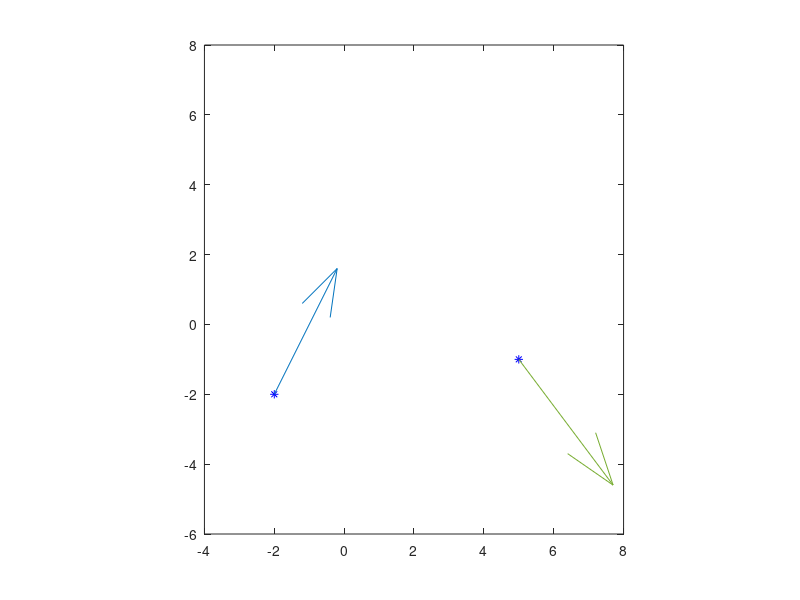

Reproduce this figure in MATLAB. (Note: this script raises an error after producing the figure.)
clear
px = [-2 5]; py = [-2 -1];
plot(px, py, 'b*');
axis([-4 8 -6 8]); axis equal; hold on;

vx = [2 3]; vy = [4 -4];
quiver(px(1), py(1), vx(1), vy(1));
quiver(px(2), py(2), vx(2), vy(2));
t1 = 0; t2 = 1;

syms a3 a2 a1 a0 t

cx(t) = a3*t^3 + a2*t^2 + a1 * t + a0;
cxd(t) = diff(cx, t);
eq = [cx(t1) == px(1), cx(t2) == px(2), ...
    cxd(t1) == vx(1), cxd(t2) == vx(2)
    ];
m = solve(eq, [a3 a2 a1 a0]);
x(t) = subs(cx, [a3 a2 a1 a0], [m.a3, m.a2, m.a1, m.a0])



cy(t) = a3*t^3 + a2*t^2 + a1 * t + a0;
cyd(t) = diff(cy, t);
eq = [cy(t1) == py(1), cy(t2) == py(2), ...
    cyd(t1) == vy(1), cyd(t2) == vy(2)
    ];
m = solve(eq, [a3 a2 a1 a0]);
y(t) = subs(cy, [a3 a2 a1 a0], [m.a3, m.a2, m.a1, m.a0])

fplot(x, y, [t1 t2])